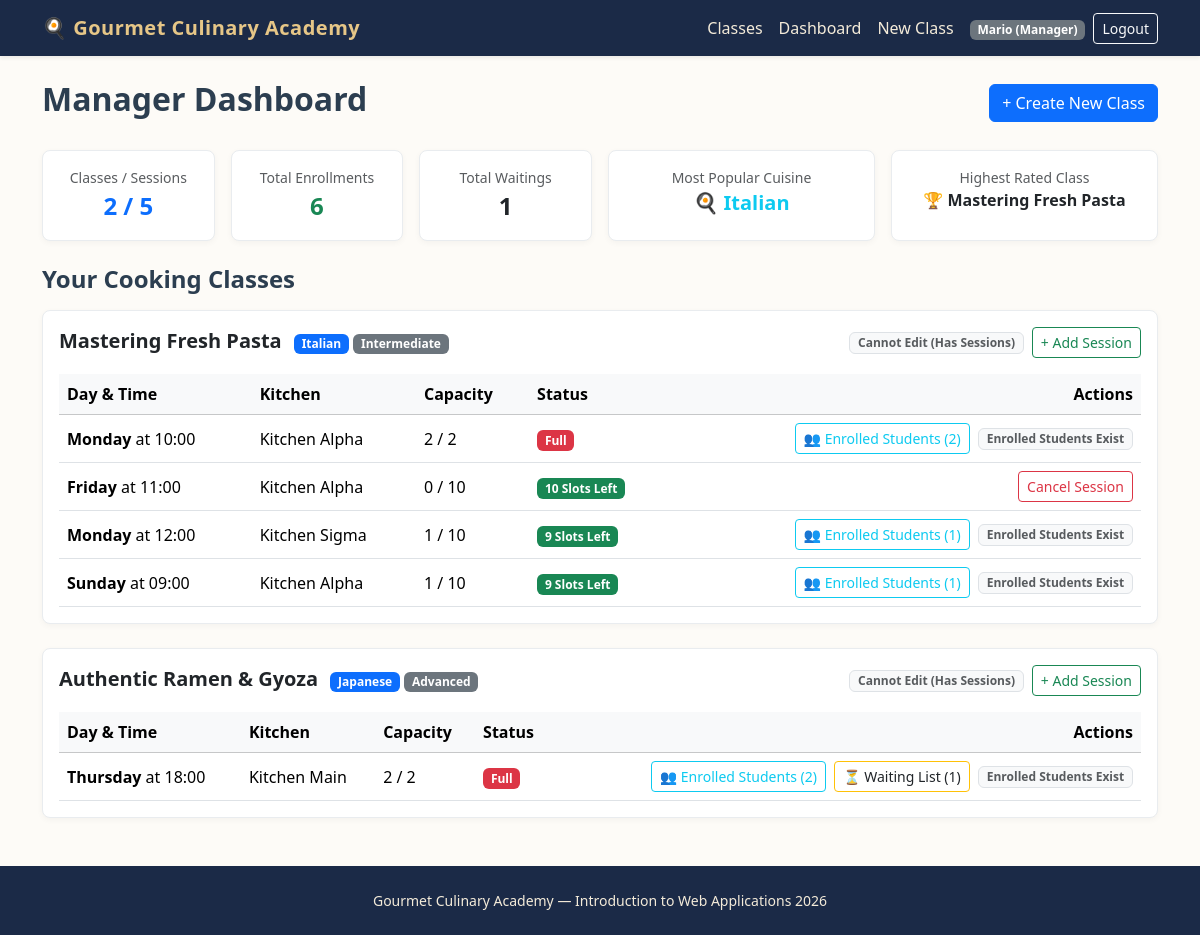
/manager/dashboard (signed in), run on the app's committed database.
### tables this page shows
CREATE TABLE users (
    id INTEGER PRIMARY KEY AUTOINCREMENT,
    email TEXT UNIQUE NOT NULL,
    first_name TEXT NOT NULL,
    last_name TEXT NOT NULL,
    password TEXT NOT NULL,
    role TEXT NOT NULL CHECK(role IN ('Manager', 'Student'))
);

CREATE TABLE cooking_classes (
    id INTEGER PRIMARY KEY AUTOINCREMENT,
    manager_id INTEGER NOT NULL,
    title TEXT NOT NULL UNIQUE,
    cuisine TEXT NOT NULL,
    difficulty TEXT NOT NULL CHECK(difficulty IN ('Beginner', 'Intermediate', 'Advanced')),
    duration INTEGER NOT NULL,
    dietary_category TEXT NOT NULL CHECK(dietary_category IN ('Standard', 'Vegetarian', 'Vegan', 'Gluten-free')),
    chef_name TEXT NOT NULL,
    ingredients TEXT NOT NULL, -- Comma-separated list (at least 4 items)
    description TEXT NOT NULL,
    photo_1 TEXT NOT NULL,
    photo_2 TEXT NOT NULL,
    photo_3 TEXT NOT NULL,
    FOREIGN KEY (manager_id) REFERENCES users(id) ON DELETE CASCADE
);

CREATE TABLE class_sessions (
    id INTEGER PRIMARY KEY AUTOINCREMENT,
    class_id INTEGER NOT NULL,
    day_of_week TEXT NOT NULL CHECK(day_of_week IN ('Monday', 'Tuesday', 'Wednesday', 'Thursday', 'Friday', 'Saturday', 'Sunday')),
    start_time TEXT NOT NULL, -- Store as HH:MM format
    kitchen_name TEXT NOT NULL,
    max_capacity INTEGER NOT NULL DEFAULT 10,
    FOREIGN KEY (class_id) REFERENCES cooking_classes(id) ON DELETE CASCADE
);

### routes/manager_routes.py (the view, shortened to what this page needs)
@manager_bp.route("/dashboard")
def dashboard():
    classes = get_manager_classes(current_user.id) or []
    raw_stats = get_manager_statistics(current_user.id) or {}
    stats = {}
    if isinstance(raw_stats, dict):
        stats = dict(raw_stats)
    else:
        try:
            stats = dict(raw_stats)
        except Exception:
            stats = {}
    total_sessions = 0
    total_enrollments = 0
    total_waiting = 0
    cuisine_counter = Counter()
    best_class_title = None
    highest_rating = -1.0
    for item in classes:
        item_dict = dict(item) if not isinstance(item, dict) else item
        cls_obj = item_dict.get("class")
        if cls_obj:
            cls_dict = dict(cls_obj) if not isinstance(cls_obj, dict) else cls_obj
        else:
            cls_dict = item_dict
        cuisine = cls_dict.get("cuisine")
        title = cls_dict.get("title")
        try:
            rating = float(cls_dict.get("avg_rating") or 0.0)
        except (ValueError, TypeError):
            rating = 0.0
        sessions = item_dict.get("sessions", [])
        total_sessions += len(sessions)
        class_enrollments = 0
        for s in sessions:
            s_dict = dict(s) if not isinstance(s, dict) else s
            enrolled = s_dict.get("enrolled_count", 0) or 0
            waiting = s_dict.get("waiting_students", []) or []
            total_enrollments += enrolled
            total_waiting += len(waiting) if isinstance(waiting, (list, tuple)) else 0
            class_enrollments += enrolled
        if cuisine and class_enrollments > 0:
            cuisine_counter[cuisine] += class_enrollments
        elif cuisine:
            cuisine_counter.setdefault(cuisine, 0)
        if rating > highest_rating:
            highest_rating = rating
            best_class_title = title
        elif best_class_title is None and title:
            best_class_title = title
    stats["total_classes"] = len(classes)
    stats["total_sessions"] = total_sessions
    stats["total_enrollments"] = total_enrollments
    stats["total_waiting"] = total_waiting
    most_common = cuisine_counter.most_common(1)
    if most_common:
        stats["popular_cuisine"] = most_common[0][0]
    else:
        stats["popular_cuisine"] = "N/A"
    return render_template("manager/dashboard.html", classes=classes, stats=stats)

### app.py (called while the page is built)
@app.after_request
def add_header(response):
    response.headers["Cache-Control"] = (
        "no-store, no-cache, must-revalidate, post-check=0, pre-check=0, max-age=0"
    )
    response.headers["Pragma"] = "no-cache"
    response.headers["Expires"] = "-1"
    return response

@login_manager.user_loader
def load_user(user_id):
    row = get_user_by_id(user_id)
    if row:
        return User(
            user_id=row["id"],
            email=row["email"],
            first_name=row["first_name"],
            last_name=row["last_name"],
            role=row["role"]
        )
    return None

### dao/user_dao.py (called while the page is built)
def get_user_by_id(user_id):
    conn = get_db()
    cursor = conn.cursor()
    cursor.execute("SELECT * FROM users WHERE id = ?", (user_id,))
    user = cursor.fetchone()
    close_db(conn)
    return user

### database/database.py (called while the page is built)
def get_db():
    conn = sqlite3.connect(DATABASE, timeout=10.0)
    conn.row_factory = sqlite3.Row
    conn.execute("PRAGMA foreign_keys = ON")
    return conn

### routes/manager_routes.py (called while the page is built)
@manager_bp.before_request
@login_required
def check_manager_role():
    if current_user.role != "Manager":
        flash("Access denied. Manager privileges required.", "danger")
        return redirect(url_for("home.index"))

### templates/manager/dashboard.html (shortened to what this page needs)
{% extends "base.html" %}
{% block content %}
<header class="d-flex justify-content-between align-items-center mb-4">
    <h1 class="h2 fw-bold">Manager Dashboard</h1>
    <a href="{{ url_for('manager.create_class') }}" class="btn btn-primary">+ Create New Class</a>
</header>
<section class="row g-3 mb-4">
    <article class="col-md-4 col-lg-2">
        <div class="card card-culinary p-3 text-center h-100">
            <span class="text-muted small">Classes / Sessions</span>
            <span class="fs-4 fw-bold text-primary">{{ stats.total_classes }} / {{ stats.total_sessions }}</span>
        </div>
    </article>
    <article class="col-md-4 col-lg-2">
        <div class="card card-culinary p-3 text-center h-100">
            <span class="text-muted small">Total Enrollments</span>
            <span class="fs-4 fw-bold text-success">{{ stats.total_enrollments }}</span>
        </div>
    </article>
    <article class="col-md-4 col-lg-2">
        <div class="card card-culinary p-3 text-center h-100">
            <span class="text-muted small">Total Waitings</span>
            <span class="fs-4 fw-bold text-warning text-dark">{{ stats.total_waiting }}</span>
        </div>
    </article>
    <article class="col-md-6 col-lg-3">
        <div class="card card-culinary p-3 text-center h-100">
            <span class="text-muted small">Most Popular Cuisine</span>
            <span class="fs-5 fw-bold text-info text-truncate" title="{{ stats.popular_cuisine }}">
                🍳 {{ stats.popular_cuisine }}
            </span>
        </div>
    </article>
    <article class="col-md-6 col-lg-3">
        <div class="card card-culinary p-3 text-center h-100">
            <span class="text-muted small">Highest Rated Class</span>
            <span class="fs-6 fw-bold text-dark text-truncate" title="{{ stats.top_rated_class }}">
                🏆 {{ stats.top_rated_class }}
            </span>
        </div>
    </article>
</section>
<section>
    <h2 class="h4 fw-bold mb-3">Your Cooking Classes</h2>
    {% if classes %}
        {% for item in classes %}
            <article class="card card-culinary mb-4 p-3">
                <div class="d-flex justify-content-between align-items-center mb-3 flex-wrap gap-2">
                    <div>
                        <h3 class="h5 fw-bold mb-1 d-inline-block me-2">{{ item.class.title }}</h3>
                        <span class="badge bg-primary">{{ item.class.cuisine }}</span>
                        <span class="badge bg-secondary">{{ item.class.difficulty }}</span>
                    </div>
                    <div class="d-flex gap-2">
                        {% if item.can_edit %}
                            <a href="{{ url_for('manager.edit_class', class_id=item.class.id) }}" class="btn btn-sm btn-outline-primary">Edit Class</a>
                        {% else %}
                            <span class="badge bg-light text-muted border align-self-center">Cannot Edit (Has Sessions)</span>
                        {% endif %}
                        <a href="{{ url_for('manager.create_session', class_id=item.class.id) }}" class="btn btn-sm btn-outline-success">+ Add Session</a>
                    </div>
                </div>
                <div class="table-responsive">
                    <table class="table table-hover align-middle mb-0">
                        <thead class="table-light">
                            <tr>
                                <th>Day & Time</th>
                                <th>Kitchen</th>
                                <th>Capacity</th>
                                <th>Status</th>
                                <th class="text-end">Actions</th>
                            </tr>
                        </thead>
                        <tbody>
                            {% for s in item.sessions %}
                                <tr>
                                    <td><strong>{{ s.day_of_week }}</strong> at {{ s.start_time[:5] if s.start_time else s.start_time }}</td>
                                    <td>{{ s.kitchen_name }}</td>
                                    <td>{{ s.enrolled_count }} / {{ s.max_capacity }}</td>
                                    <td>
                                        {% if s.enrolled_count == s.max_capacity %}
                                            <span class="badge bg-danger">Full</span>
                                        {% else %}
                                            <span class="badge bg-success">{{ s.available_slots }} Slots Left</span>
                                        {% endif %}
                                    </td>
                                    <td class="text-end">
                                        {% if s.enrolled_count > 0 %}
                                            <button type="button" class="btn btn-sm btn-outline-info me-1" data-bs-toggle="modal" data-bs-target="#studentsModal{{ s.id }}">
                                                👥 Enrolled Students ({{ s.enrolled_count }})
                                            </button>
                                        {% endif %}
                                        {% if s.waiting_students and s.waiting_students|length > 0 %}
                                            <button type="button" class="btn btn-sm btn-outline-warning text-dark me-1" data-bs-toggle="modal" data-bs-target="#studentsModal{{ s.id }}">
                                                ⏳ Waiting List ({{ s.waiting_students|length }})
                                            </button>
                                        {% endif %}
                                        {% if s.enrolled_count == 0 %}
                                            <form action="{{ url_for('manager.cancel_session', session_id=s.id) }}" method="POST" class="d-inline">
                                                <button type="submit" class="btn btn-sm btn-outline-danger" onclick="return confirm('Are you sure you want to cancel this session?')">Cancel Session</button>
                                            </form>
                                        {% else %}
                                            <span class="badge bg-light text-muted border">Enrolled Students Exist</span>
                                        {% endif %}
                                    </td>
                                </tr>
                            {% else %}
                                <tr>
                                    <td colspan="5" class="text-muted text-center py-2">No active sessions for this class yet.</td>
                                </tr>
                            {% endfor %}
                        </tbody>
                    </table>
                </div>
            </article>
        {% endfor %}
    {% endif %}
</section>
{% endblock %}

### templates/base.html (shortened to what this page needs)
<!DOCTYPE html>
<html lang="en">
<head>
    <link href="https://cdn.jsdelivr.net/npm/bootstrap@5.3.3/dist/css/bootstrap.min.css" rel="stylesheet">
    <link rel="stylesheet" href="{{ url_for('static', filename='css/style.css') }}">
</head>
<body>
    <header>
        <nav class="navbar navbar-expand-lg navbar-dark bg-culinary shadow-sm">
            <div class="container">
                <a class="navbar-brand" href="{{ url_for('home.index') }}">🍳 Gourmet Culinary Academy</a>
                <section class="collapse navbar-collapse" id="mainNav">
                    <ul class="navbar-nav ms-auto align-items-center">
                        <li class="nav-item">
                            <a class="nav-link" href="{{ url_for('home.index') }}">Classes</a>
                        </li>
                        {% if current_user.is_authenticated %}
                            {% if current_user.role == 'Manager' %}
                                <li class="nav-item">
                                    <a class="nav-link" href="{{ url_for('manager.dashboard') }}">Dashboard</a>
                                </li>
                                <li class="nav-item">
                                    <a class="nav-link" href="{{ url_for('manager.create_class') }}">New Class</a>
                                </li>
                            {% else %}
                                <li class="nav-item">
                                    <a class="nav-link" href="{{ url_for('student.profile') }}">My Profile</a>
                                </li>
                            {% endif %}
                            <li class="nav-item ms-lg-2">
                                <span class="badge bg-secondary">{{ current_user.first_name }} ({{ current_user.role }})</span>
                            </li>
                            <li class="nav-item ms-lg-2">
                                <a class="btn btn-sm btn-outline-light" href="{{ url_for('auth.logout') }}">Logout</a>
                            </li>
                        {% endif %}
                    </ul>
                </section>
            </div>
        </nav>
    </header>
    <main class="container py-4">
        {% block content %}{% endblock %}
    </main>
    <footer class="site-footer text-center py-4 mt-auto">
        <div class="container">
            <p class="mb-0 small">Gourmet Culinary Academy — Introduction to Web Applications 2026</p>
        </div>
    </footer>
</body>
</html>

### static/css/style.css (style rules this page uses)
body { background-color: #fdfbf7; color: #2c3e50; font-family: "Segoe UI", Tahoma, Geneva, Verdana, sans-serif; min-height: 100vh; display: flex; flex-direction: column; }
main { flex: 1; }
.bg-culinary { background-color: #1b2a47; }
.navbar-dark .navbar-brand { color: #e6c687; font-weight: 700; letter-spacing: 0.5px; }
.navbar-dark .nav-link { color: #f4ebd9; }
.card-culinary { border: 1px solid #e9ecef; border-radius: 8px; transition: transform 0.15s ease, box-shadow 0.15s ease; box-shadow: 0 2px 6px rgba(0,0,0,0.04); }
.site-footer { background-color: #1b2a47; color: #f4ebd9; }

### data on the page
users: first_name "Mario", role "Manager"
cooking_classes: popular_cuisine "Italian", top_rated_class "Mastering Fresh Pasta", class "Mastering Fresh Pasta", class.cuisine "Italian", class.difficulty "Intermediate"
class_sessions: day_of_week "Monday", start_time "10:00", kitchen_name "Kitchen Alpha", enrolled_count "2", max_capacity "2", shows "Full", shows "Enrolled Students Exist"
class_sessions: day_of_week "Friday", start_time "11:00", kitchen_name "Kitchen Alpha", enrolled_count "0", max_capacity "10", available_slots "10"
class_sessions: day_of_week "Monday", start_time "12:00", kitchen_name "Kitchen Sigma", enrolled_count "1", max_capacity "10", available_slots "9", shows "Enrolled Students Exist"
class_sessions: day_of_week "Sunday", start_time "09:00", kitchen_name "Kitchen Alpha", enrolled_count "1", max_capacity "10", available_slots "9", shows "Enrolled Students Exist"
cooking_classes: class "Authentic Ramen & Gyoza", class.cuisine "Japanese", class.difficulty "Advanced"
class_sessions: day_of_week "Thursday", start_time "18:00", kitchen_name "Kitchen Main", enrolled_count "2", max_capacity "2", shows "Full", waiting_students|length "1", shows "Enrolled Students Exist"

### other printed values
{{ stats.total_classes }} "2"
{{ stats.total_sessions }} "5"
{{ stats.total_enrollments }} "6"
{{ stats.total_waiting }} "1"
